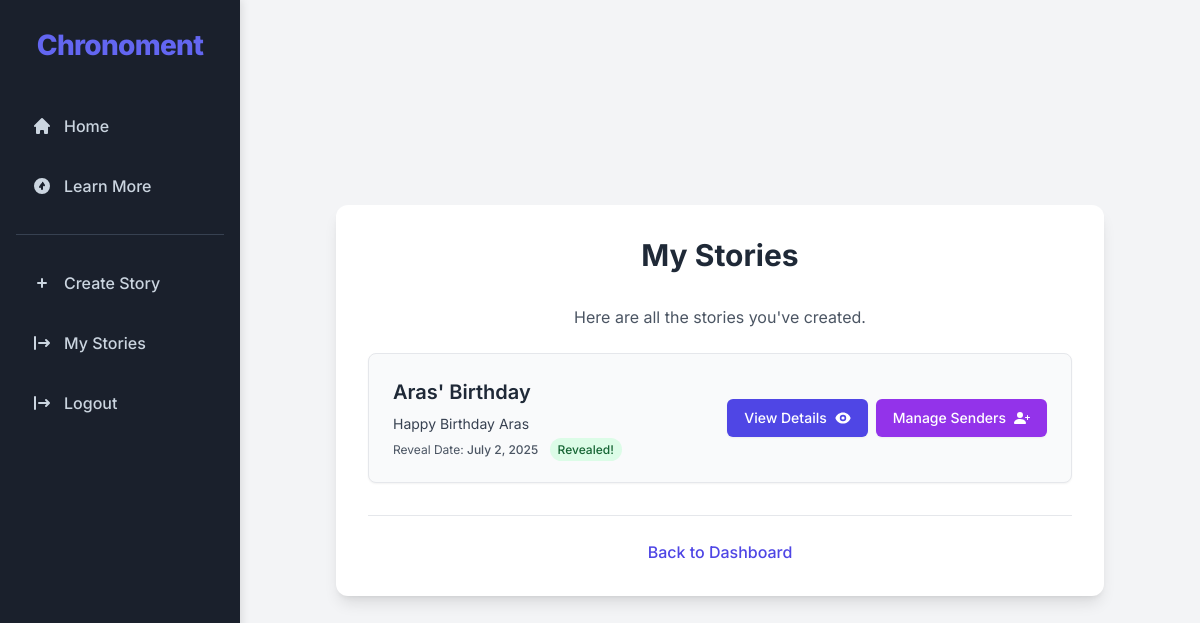
Page /my-stories/ (signed in) on the earlier database version.
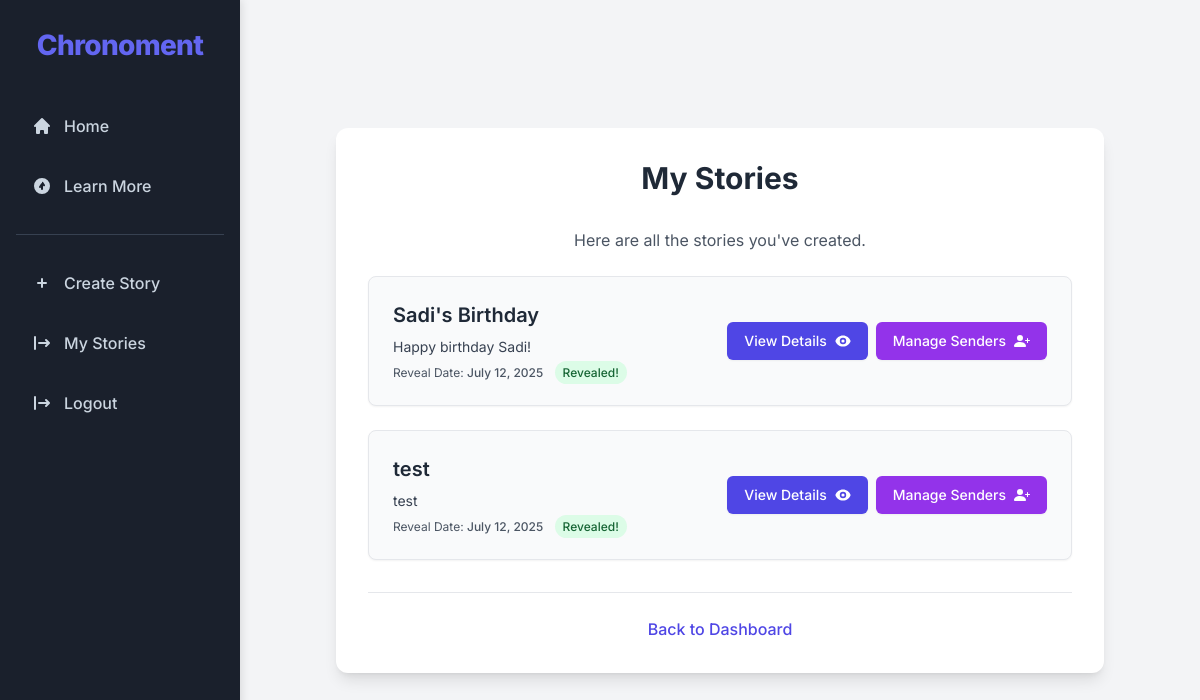
Same page on the later database version.
### main/models.py (models this page shows, shortened)
class Stories(models.Model):
    organiser = models.ForeignKey(Organisers, on_delete=models.CASCADE, related_name='stories')
    title = models.CharField(max_length=255)
    main_message = models.TextField()
    reveal_date = models.DateField()
    qr_code_url = models.URLField(max_length=500, blank=True, null=True) # URL for the QR code
    topper_identifier = models.CharField(
        max_length=100,
        unique=True,
        blank=False,
        null=False,
        help_text="Unique code printed on the physical cake topper's QR code."
    )
    max_senders = models.PositiveIntegerField(
        default=6, # A reasonable default, adjust as needed
        help_text="Maximum number of senders allowed to contribute to this story."
    )
    created_at = models.DateTimeField(auto_now_add=True)
    updated_at = models.DateTimeField(auto_now=True)
    class Meta:
        verbose_name_plural = "Stories" # Correct pluralization for admin

### main/views.py (the view)
# urls.py: path('my-stories/', views.my_stories, name='my_stories'),
@login_required
def my_stories(request):
    organiser_stories = Stories.objects.filter(organiser=request.user).order_by('-created_at')
    context = {
        'stories': organiser_stories,
        'page_title': 'My Stories',
        'today': timezone.now().date(), # Pass today's date as a date object
    }
    return render(request, 'main/my_stories.html', context)

### main/templates/main/my_stories.html (shortened to what this page needs)
{% extends 'main/base.html' %}
{% load static %}
{% load tz %}
{% block content %}
<div class="container mx-auto px-4 py-8">
    <div class="bg-white p-8 rounded-xl shadow-lg w-full max-w-3xl mx-auto">
        <h2 class="text-3xl font-bold text-center text-gray-800 mb-8">My Stories</h2>
        <p class="text-center text-gray-600 mb-6">Here are all the stories you've created.</p>
        {% if stories %}
            <ul class="space-y-6">
                {% for story in stories %}
                    <li class="bg-gray-50 p-6 rounded-lg shadow-sm border border-gray-200 flex flex-col md:flex-row md:items-center justify-between space-y-4 md:space-y-0 md:space-x-4">
                        <div class="flex-grow">
                            <h3 class="text-xl font-semibold text-gray-800 mb-2">{{ story.title }}</h3>
                            <p class="text-gray-700 text-sm mb-2 line-clamp-2">{{ story.main_message }}</p>
                            <p class="text-gray-600 text-xs">
                                Reveal Date: <span class="font-medium">{{ story.reveal_date|date:"F j, Y" }}</span>
                                {% if story.reveal_date > today %}
                                    <span class="ml-2 px-2 py-1 bg-yellow-100 text-yellow-800 text-xs font-medium rounded-full">Not yet revealed</span>
                                {% else %}
                                    <span class="ml-2 px-2 py-1 bg-green-100 text-green-800 text-xs font-medium rounded-full">Revealed!</span>
                                {% endif %}
                            </p>
                        </div>
                        <div class="flex-shrink-0 flex flex-col sm:flex-row space-y-2 sm:space-y-0 sm:space-x-2">
                            <a href="{% url 'story_detail' story.id %}"
                               class="inline-flex items-center justify-center px-4 py-2 border border-transparent text-sm font-medium rounded-md shadow-sm text-white bg-indigo-600 hover:bg-indigo-700 focus:outline-none focus:ring-2 focus:ring-offset-2 focus:ring-indigo-500 transition duration-150 ease-in-out">
                                View Details
                            </a>
                            <a href="{% url 'manage_senders_for_story' story.id %}"
                               class="inline-flex items-center justify-center px-4 py-2 border border-transparent text-sm font-medium rounded-md shadow-sm text-white bg-purple-600 hover:bg-purple-700 focus:outline-none focus:ring-2 focus:ring-offset-2 focus:ring-purple-500 transition duration-150 ease-in-out">
                                Manage Senders
                                <svg class="w-4 h-4 ml-2" fill="currentColor" viewBox="0 0 16 16">
                                    <path d="M1 14s-1 0-1-1 1-4 6-4 6 3 6 4-1 1-1 1H1zm5-6a3 3 0 100-6 3 3 0 000 6z"/>
                                    <path fill-rule="evenodd" d="M13.5 5a.5.5 0 0 1 .5.5V7h1.5a.5.5 0 0 1 0 1H14v1.5a.5.5 0 0 1-1 0V8h-1.5a.5.5 0 0 1 0-1H13V5.5a.5.5 0 0 1 .5-.5z"/>
                                </svg>
                            </a>
                        </div>
                    </li>
                {% endfor %}
            </ul>
        {% endif %}
        <div class="text-center mt-8 pt-6 border-t border-gray-200">
            <a href="{% url 'home' %}" class="font-medium text-indigo-600 hover:text-indigo-500">Back to Dashboard</a>
        </div>
    </div>
</div>
{% endblock %}

### main/templates/main/base.html (shortened to what this page needs)
<!DOCTYPE html>
<html lang="en">
<head>
    <script src="https://cdn.tailwindcss.com"></script>
</head>
<body>
    <div class="grid-container">
        <div class="sidebar">
            <div class="sidebar-logo">Chronoment</div>
            <a href="{% url 'home' %}">
                <svg class="w-5 h-5 mr-3" fill="currentColor" viewBox="0 0 20 20" xmlns="http://www.w3.org/2000/svg"><path d="M10.707 2.293a1 1 0 00-1.414 0l-7 7a1 1 0 001.414 1.414L4 10.414V17a1 1 0 001 1h2a1 1 0 001-1v-2a1 1 0 011-1h2a1 1 0 011 1v2a1 1 0 001 1h2a1 1 0 001-1v-6.586l.293.293a1 1 0 001.414-1.414l-7-7z"></path></svg>
                Home
            </a>
            <a href="{% url 'learn_more' %}">
                Learn More
            </a>
            {% if user.is_authenticated %}
                <div class="border-t border-gray-700 my-3"></div>
                <a href="{% url 'create_story' %}">
                    <svg class="w-5 h-5 mr-3" fill="currentColor" viewBox="0 0 20 20" xmlns="http://www.w3.org/2000/svg"><path fill-rule="evenodd" d="M10 5a1 1 0 011 1v3h3a1 1 0 110 2h-3v3a1 1 0 11-2 0v-3H6a1 1 0 110-2h3V6a1 1 0 011-1z" clip-rule="evenodd"></path></svg>
                    Create Story
                </a>
                <a href="{% url 'my_stories' %}">
                    My Stories
                </a>
                <a href="{% url 'logout' %}">
                    Logout
                </a>
            {% endif %}
        </div>
        <div class="main-content">
            <div class="flex-grow flex flex-col items-center justify-center w-full">
                {% block content %}{% endblock content %}
            </div>
        </div>
    </div>
</body>
</html>

### main/templates/main/base.html (style rules this page uses)
html, body { font-family: 'Inter', sans-serif; box-sizing: border-box; margin: 0; padding: 0; overflow-x: hidden; }
.grid-container { display: grid; grid-template-columns: 240px 1fr; grid-template-rows: 1fr; min-height: 100vh; background-color: #f3f4f6; }
.sidebar { grid-column: 1; background-color: #1a202c; color: #e2e8f0; padding: 24px 16px; display: flex; flex-direction: column; gap: 12px; box-shadow: 2px 0 8px rgba(0, 0, 0, 0.1); overflow-y: auto; }
.sidebar-logo { font-size: 1.75rem; font-weight: 800; color: #6366f1; text-align: center; margin-bottom: 24px; letter-spacing: -0.025em; }
.sidebar a { display: flex; align-items: center; padding: 12px 16px; border-radius: 8px; color: #cbd5e0; font-size: 1rem; font-weight: 500; text-decoration: none; transition: background-color 0.2s ease, color 0.2s ease; }
.main-content { grid-column: 2; overflow-y: auto; display: flex; flex-direction: column; align-items: center; min-height: 100vh; }

Differences in the rows shown:
removed Stories: title "Aras' Birthday", main_message "Happy Birthday Aras", reveal_date "July 2, 2025", shows "Revealed!"
added Stories: title "Sadi's Birthday", main_message "Happy birthday Sadi!", reveal_date "July 12, 2025", shows "Revealed!"
added Stories: title "test", main_message "test", reveal_date "July 12, 2025", shows "Revealed!"
